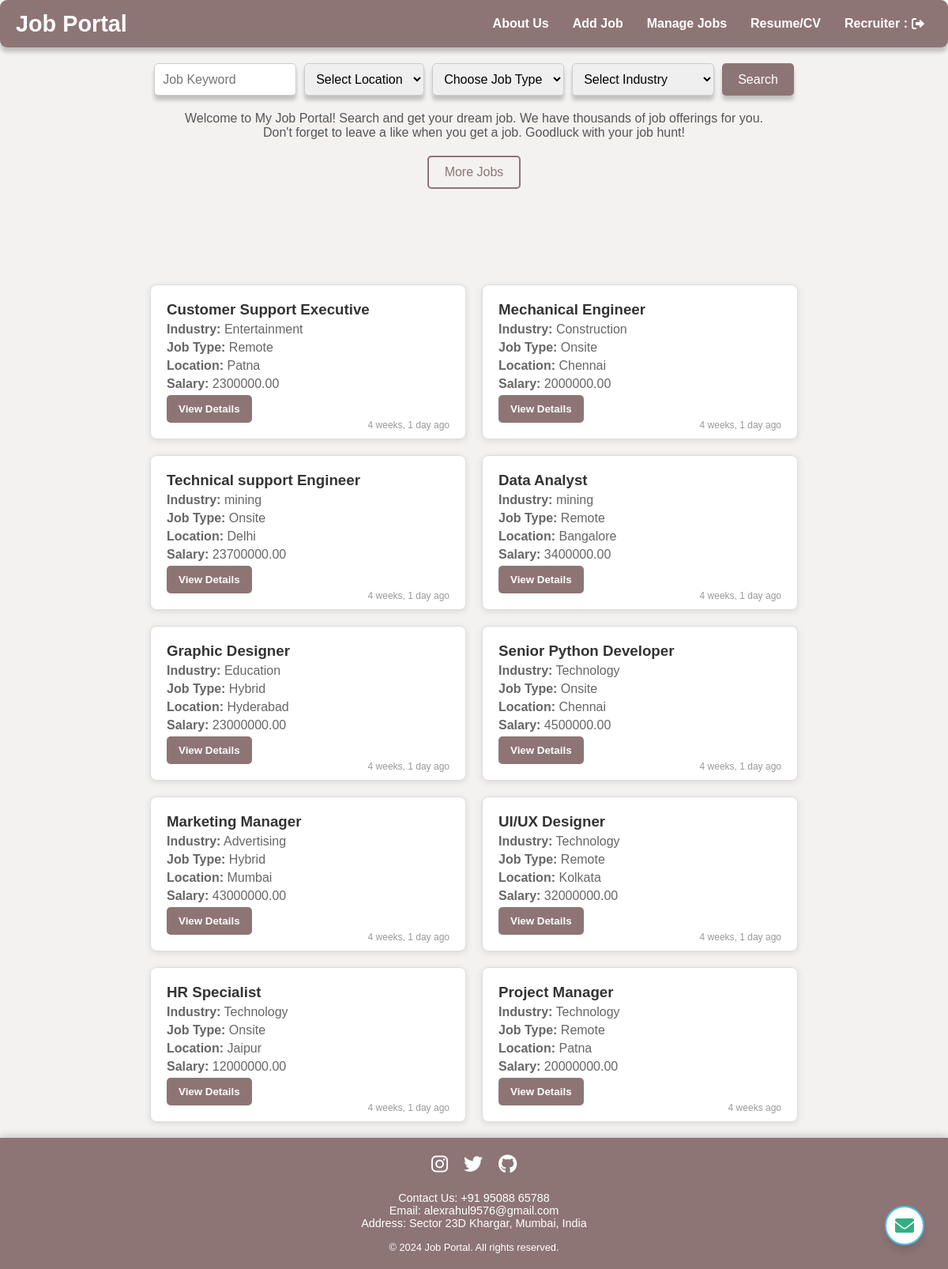
/job-list/, run on the app's committed database.
### job_app/models.py (models this page shows, shortened)
class Job(models.Model):
    title = models.CharField(max_length=100)
    industry = models.CharField(max_length=100)
    job_type = models.CharField(max_length=50)
    location = models.CharField(max_length=100)
    salary = models.DecimalField(max_digits=10, decimal_places=2)
    requirements = models.TextField()
    ideal_candidate = models.TextField(default='N/A')
    availability = models.BooleanField(default=True)
    created_at = models.DateTimeField(auto_now_add=True)
    user = models.ForeignKey(settings.AUTH_USER_MODEL, on_delete=models.CASCADE, null=True)
    applicants = models.ManyToManyField('Applicant.Applicant', related_name='applied_jobs', blank=True)

### job_app/views.py (the view)
# urls.py: path('job-list/', job_list, name='job_list'),
def job_list(request):
    jobs = Job.objects.all()
    keyword = request.GET.get('job-keyword')
    location = request.GET.get('location')
    job_type = request.GET.get('job-type')
    industry = request.GET.get('industry')
    if keyword:
        jobs = jobs.filter(title__icontains=keyword)
    if location:
        jobs = jobs.filter(location__icontains=location)
    if job_type:
        jobs = jobs.filter(job_type__iexact=job_type)
    if industry:
        jobs = jobs.filter(industry__iexact=industry)
    if request.user.is_authenticated and hasattr(request.user, 'recruiter'):
        jobs = jobs.filter(recruiter=request.user.recruiter)
    return render(request, 'index.html', {'jobs': jobs})

### job_app/templates/index.html (shortened to what this page needs)
<!DOCTYPE html>
<html lang="en">
<head>
    <link rel="stylesheet" href="https://cdnjs.cloudflare.com/ajax/libs/font-awesome/6.0.0-beta3/css/all.min.css">
</head>
<body>
<header>
    <div class="logo"><a href="{% url 'home' %}">Job Portal</a></div>
    <ul>
        <li><a id="aboutus" href="#">About Us</a></li>
        <li><a id="forjob" href="{% url 'Addjob' %}">Add Job</a></li>
        <li><a id="managejob" href="{% url 'Managejobs' %}">Manage Jobs</a></li>
        <li><a id="product" href="{% url 'resume' %}">Resume/CV</a></li>
        <li class="user-info" id="user-info" onclick="toggleLogout()">
            <p id="rec">Recruiter : </p>{{ request.user.username }} <i class="fas fa-sign-out-alt logout-icon"></i>
        </li>
    </ul>
</header>
 <div class="container">
        <form method="GET" action="{% url 'job_list' %}">
    <input type="text" placeholder="Job Keyword" name="job-keyword">
    <select name="location">
        <option value="">Select Location</option>
    </select>
    <select name="job-type">
        <option value="">Choose Job Type</option>
    </select>
    <select name="industry">
        <option value="">Select Industry</option>
    </select>
    <button type="submit">Search</button>
</form>
        <p>Welcome to My Job Portal! Search and get your dream job. We have thousands of job offerings for you. Don't forget to leave a like when you get a job. Goodluck with your job hunt!</p>
        <a id="k" href="#" class="more-jobs">More Jobs</a>
    </div>
<div class="pop">
    <a href="{% url 'contact' %}"><i id="pop" class="fa-solid fa-envelope"></i></a>
</div>
<div class="contain">
    {% for job in jobs %}
    <div class="job-card">
        <h3>{{ job.title }}</h3>
        <p><strong>Industry:</strong> {{ job.industry }}</p>
        <p><strong>Job Type:</strong> {{ job.job_type }}</p>
        <p><strong>Location:</strong> {{ job.location }}</p>
        <p><strong>Salary:</strong> {{ job.salary }}</p>
        <button><a href="{% url 'job_detail' job.id %}" class="btn btn-primary">View Details</a></button>
        <span class="time">{{ job.created_at|timesince }} ago</span>
    </div>
     {% empty %}
    <p>No jobs found. Add new Jobs <a id="add" href="{% url 'Addjob' %}">Add</a></p>
    {% endfor %}
</div>
<footer>
    <div class="footer-links">
        <a href="https://www.instagram.com" target="_blank"><i class="fab fa-instagram"></i></a>
        <a href="https://www.twitter.com" target="_blank"><i class="fab fa-twitter"></i></a>
        <a href="https://www.github.com" target="_blank"><i class="fab fa-github"></i></a>
    </div>
    <div class="contact-details">
        <p>Contact Us: +91 95088 65788</p>
        <p>Email: alexrahul9576@gmail.com</p>
        <p>Address: Sector 23D Khargar, Mumbai, India</p>
    </div>
    <p class="footer-copy">© 2024 Job Portal. All rights reserved.</p>
</footer>
</body>
</html>

### job_app/templates/index.html (style rules this page uses)
* { margin: 0; padding: 0; box-sizing: border-box; }
body { font-family: Arial, sans-serif; background-color: #f4f1f1; padding-top: 60px; scroll-behavior: smooth; }
.container { height: 35vh; max-width: 800px; margin: 0 auto; padding: 20px; text-align: center; }
.container form { display: flex; justify-content: center; gap: 10px; margin-bottom: 20px; }
.container input[type="text"], select { padding: 10px; font-size: 16px; border: 1px solid #ccc; box-shadow: 0 6px 5px rgba(0, 0, 0, 0.2); border-radius: 5px; width: 180px; }
.container input[type="text"] { flex: 1; }
.container button { padding: 10px 20px; font-size: 16px; color: white; background-color:#8e7575; box-shadow: 0 6px 5px rgba(0, 0, 0, 0.2); border: none; border-radius: 5px; cursor: pointer; }
.container p { color: #555; font-size: 16px; margin-bottom: 20px; }
.container .more-jobs { display: inline-block; padding: 10px 20px; font-size: 16px; color: #8e7575; border: 2px solid#8e7575; border-radius: 5px; text-decoration: none; cursor: pointer; }
header { position: fixed; top: 0; height: 60px; width: 100%; background-color: #8e7575; display: flex; border-radius: 9px; justify-content: space-between; align-items: center; padding: 0 20px; box-shadow: 0 6px 5px rgba(0, 0, 0, 0.2); z-index: 1000; transition: background-color 0.3s; }
header ul { list-style: none; display: flex; align-items: center; }
li { margin: 0 15px; display: flex; align-items: center; }
li a { text-decoration: none; color: white; font-weight: bold; transition: color 0.3s; }
.contain a { text-decoration: none; color: white; font-weight: bold; transition: color 0.3s; }
.logo a { text-decoration: none; color: white; font-size: 1.8em; font-weight: bold; }
.user-info { color: white; font-weight: bold; margin-right: 10px; cursor: pointer; display: flex; align-items: center; position: relative; }
.logout-icon { margin-left: 5px; transition: transform 0.3s; }
.pop { height: 50px; width: 50px; border: 2px solid #4bbfe6; border-radius: 50%; position: fixed; display: flex; justify-content: center; align-items: center; bottom: 30px; right: 30px; background-color: white; box-shadow: 0 8px 10px rgba(0, 0, 0, 0.1); transition: background-color 0.3s; z-index: 300; }
#pop { color: #34af85; font-size: 1.5em; }
.contain { display: flex; flex-wrap: wrap; justify-content: center; gap: 20px; padding: 20px; }
.job-card { background-color: white; border: 1px solid #ddd; border-radius: 8px; padding: 20px; width: 400px; box-shadow: 0 2px 8px rgba(0, 0, 0, 0.1); position: relative; }
.job-card h3 { margin-top: 0; color: #333; }
.job-card p { margin: 5px 0; color: #666; }
.job-card button { background-color: #8e7575; color: white; border: none; padding: 10px 15px; border-radius: 5px; cursor: pointer; }
.job-card .time { position: absolute; bottom: 10px; right: 20px; font-size: 12px; color: #999; }
footer { background-color: #8e7575; color: white; text-align: center; padding: 20px 20px; box-shadow: 0 -2px 10px rgba(0, 0, 0, 0.2); }
.footer-links { display: flex; justify-content: center; gap: 20px; margin-bottom: 20px; }
.footer-links a { color: white; font-size: 1.5em; transition: color 0.3s; }
.contact-details { margin: 15px 0; font-size: 0.9em; }
.footer-copy { font-size: 0.8em; margin-top: 10px; }

### data on the page
Job: title "Customer Support Executive", industry "Entertainment", job_type "Remote", location "Patna", salary "2300000.00", created_at "4 weeks, 1 day"
Job: title "Mechanical Engineer", industry "Construction", job_type "Onsite", location "Chennai", salary "2000000.00", created_at "4 weeks, 1 day"
Job: title "Technical support Engineer", industry "mining", job_type "Onsite", location "Delhi", salary "23700000.00", created_at "4 weeks, 1 day"
Job: title "Data Analyst", industry "mining", job_type "Remote", location "Bangalore", salary "3400000.00", created_at "4 weeks, 1 day"
Job: title "Graphic Designer", industry "Education", job_type "Hybrid", location "Hyderabad", salary "23000000.00", created_at "4 weeks, 1 day"
Job: title "Senior Python Developer", industry "Technology", job_type "Onsite", location "Chennai", salary "4500000.00", created_at "4 weeks, 1 day"
Job: title "Marketing Manager", industry "Advertising", job_type "Hybrid", location "Mumbai", salary "43000000.00", created_at "4 weeks, 1 day"
Job: title "UI/UX Designer", industry "Technology", job_type "Remote", location "Kolkata", salary "32000000.00", created_at "4 weeks, 1 day"
Job: title "HR Specialist", industry "Technology", job_type "Onsite", location "Jaipur", salary "12000000.00", created_at "4 weeks, 1 day"
Job: title "Project Manager", industry "Technology", job_type "Remote", location "Patna", salary "20000000.00", created_at "4 weeks"
